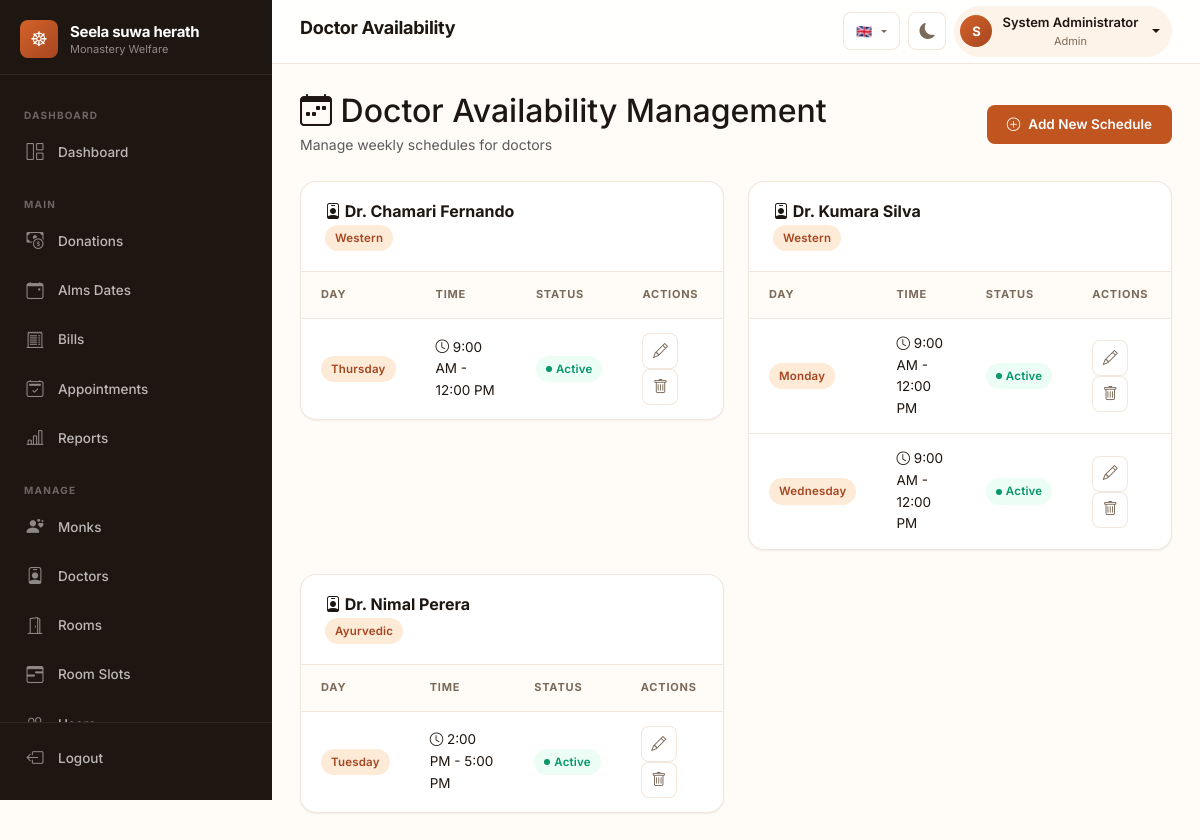
The page /pages/doctor_availability.php (signed in) on the database its author committed.
### tables this page shows
CREATE TABLE doctor_availability (
    avail_id INT PRIMARY KEY AUTO_INCREMENT,
    doctor_id INT NOT NULL,
    day_of_week TINYINT NOT NULL COMMENT '0=Sunday, 6=Saturday',
    start_time TIME NOT NULL,
    end_time TIME NOT NULL,
    is_active BOOLEAN DEFAULT TRUE,
    created_at TIMESTAMP DEFAULT CURRENT_TIMESTAMP,
    FOREIGN KEY (doctor_id) REFERENCES doctors(doctor_id) ON DELETE CASCADE,
    UNIQUE KEY unique_doctor_slot (doctor_id, day_of_week, start_time),
    INDEX idx_day (day_of_week)
);

CREATE TABLE doctors (
    doctor_id INT PRIMARY KEY AUTO_INCREMENT,
    full_name VARCHAR(150) NOT NULL,
    specialization ENUM('Ayurvedic', 'Western', 'General') NOT NULL,
    contact VARCHAR(20),
    email VARCHAR(150),
    license_number VARCHAR(50),
    status ENUM('active', 'inactive') DEFAULT 'active',
    created_at TIMESTAMP DEFAULT CURRENT_TIMESTAMP,
    updated_at TIMESTAMP DEFAULT CURRENT_TIMESTAMP ON UPDATE CURRENT_TIMESTAMP,
    INDEX idx_status (status),
    INDEX idx_specialization (specialization)
);

### pages/doctor_availability.php (the view, shortened to what this page needs)
<?php
$servername = "localhost";
$dbusername = "root";
$db_password = "";
$dbname = "monastery_healthcare";
$con = new mysqli($servername, $dbusername, $db_password, $dbname);
$days_map = ['Sunday', 'Monday', 'Tuesday', 'Wednesday', 'Thursday', 'Friday', 'Saturday'];
$avail_query = "SELECT da.*, d.full_name, d.specialization
                FROM doctor_availability da
                JOIN doctors d ON da.doctor_id = d.doctor_id";
$avail_query .= " ORDER BY d.full_name, da.day_of_week, da.start_time";
$avail_res = $con->query($avail_query);
?>
<!DOCTYPE html>
<html lang="en">
<head>    <meta charset="UTF-8">
    <link href="https://cdn.jsdelivr.net/npm/bootstrap@5.3.3/dist/css/bootstrap.min.css" rel="stylesheet">
    <link rel="stylesheet" href="https://cdn.jsdelivr.net/npm/bootstrap-icons@1.11.1/font/bootstrap-icons.css">
</head>
<body>
<?php include ROOT_PATH . 'includes/navbar.php'; ?>
    <div class="d-flex flex-wrap justify-content-between align-items-center mb-4">
        <div>
            <h2 class="mb-1"><i class="bi bi-calendar-week"></i> <?= $isDoctor ? 'My Availability' : 'Doctor Availability Management' ?></h2>
            <p class="text-muted mb-0"><?= $isDoctor ? 'Manage your own weekly schedule' : 'Manage weekly schedules for doctors' ?></p>
        </div>
        <div class="mt-2 mt-md-0">
            <button class="btn-modern btn-primary-modern" data-bs-toggle="modal" data-bs-target="#addModal">
                <i class="bi bi-plus-circle"></i> Add New Schedule
            </button>
        </div>
    </div>
    <div class="row">
        <?php
        $current_doctor = null;
        while($row = $avail_res->fetch_assoc()):
            if ($current_doctor !== $row['doctor_id']) {
                if ($current_doctor !== null) {
                    echo '</tbody></table></div></div></div>';
                }
                $current_doctor = $row['doctor_id'];
        ?>
            <div class="col-md-6 mb-4">
                <div class="modern-table-wrapper">
                    <div class="modern-table-header">
                        <div>
                            <h6 class="mb-1"><i class="bi bi-person-badge"></i> <?= htmlspecialchars($row['full_name']) ?></h6>
                            <span class="badge-modern badge-primary"><?= htmlspecialchars($row['specialization']) ?></span>
                        </div>
                    </div>
                    <div class="table-responsive-modern">
                        <table class="modern-table">
                            <thead>
                                <tr>
                                    <th>Day</th>
                                    <th>Time</th>
                                    <th>Status</th>
                                    <th>Actions</th>
                                </tr>
                            </thead>
                            <tbody>
        <?php } ?>
                                <tr>
                                    <td>
                                        <span class="badge-modern badge-primary">
                                            <?= $days_map[$row['day_of_week']] ?>
                                        </span>
                                    </td>
                                    <td>
                                        <i class="bi bi-clock"></i>
                                        <?= date('g:i A', strtotime($row['start_time'])) ?> -
                                        <?= date('g:i A', strtotime($row['end_time'])) ?>
                                    </td>
                                    <td>
                                        <?php if($row['is_active']): ?>
                                            <span class="badge-modern badge-success badge-dot">Active</span>
                                        <?php else: ?>
                                            <span class="badge-modern badge-secondary">Inactive</span>
                                        <?php endif; ?>
                                    </td>
                                    <td>
                                        <button class="btn-icon" data-bs-toggle="modal" data-bs-target="#editModal<?= $row['avail_id'] ?>" title="Edit">
                                            <i class="bi bi-pencil"></i>
                                        </button>
                                        <button class="btn-icon danger" data-bs-toggle="modal" data-bs-target="#deleteModal<?= $row['avail_id'] ?>" title="Delete">
                                            <i class="bi bi-trash"></i>
                                        </button>
                                    </td>
                                </tr>
        <?php endwhile; ?>
        <?php if ($current_doctor !== null): ?>
                            </tbody>
                        </table>
                    </div>
                </div>
            </div>
        <?php endif; ?>
    </div>
<?php include ROOT_PATH . 'includes/footer.php'; ?>
</body>
</html>

### rows shown on the page
doctor_availability: doctor.full_name "Dr. Chamari Fernando", doctor.specialization "Western", day_of_week "Thursday", start_time "9:00 AM", end_time "12:00 PM", is_active "Active"
doctor_availability: doctor.full_name "Dr. Kumara Silva", doctor.specialization "Western", day_of_week "Monday", start_time "9:00 AM", end_time "12:00 PM", is_active "Active"
doctor_availability: day_of_week "Wednesday", start_time "9:00 AM", end_time "12:00 PM", is_active "Active"
doctor_availability: doctor.full_name "Dr. Nimal Perera", doctor.specialization "Ayurvedic", day_of_week "Tuesday", start_time "2:00 PM", end_time "5:00 PM", is_active "Active"

### other values the page prints
__('dashboard') "DASHBOARD"
__('dashboard') "Dashboard"
__('donations') "Donations"
__('bills') "Bills"
__('appointments') "Appointments"
__('reports') "Reports"
__('manage') "MANAGE"
__('monks') "Monks"
__('doctors') "Doctors"
__('rooms') "Rooms"
__('room_slots') "Room Slots"
__('logout') "Logout"
$pageTitle "Doctor Availability"
$userInitial "S"
$userName "System Administrator"
